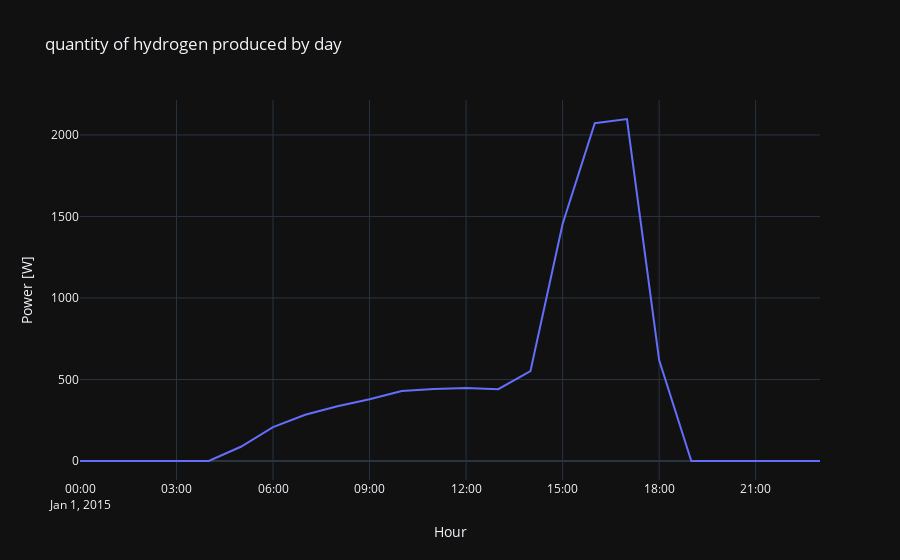

The notebook cell this image was saved under:
### Markdown cell above
One day:

### Code cell
DEMO_DAY = '2015-08-05'
trace0= go.Scatter(
    x=df.index,
    y=df['p_mp'][DEMO_DAY]
)


day_fig = go.Figure(data=[trace0],
                layout={'title': 'quantity of hydrogen produced by day', 'xaxis_title':"Hour",'yaxis_title':"Power [W]"})
iplot(day_fig, show_link=False)

### Figure 1 — Plotly figure (JSON) as saved in the notebook; plotly's stock layout.template omitted (floating-point values rounded to 4 significant figures; data arrays with more than 128 entries replaced by an {"elided": "..."} marker saying what was removed)
{"data": [{"x": {"elided": "8760 str values"}, "y": [0.0, 0.0, 0.0, 0.0, 0.0, 87.23, 208.1, 283.4, 335.8, 379.0, 429.8, 441.7, 447.4, 440.6, 550.9, 1454.0, 2072.0, 2098.0, 620.0, 0.0, 0.0, 0.0, 0.0, 0.0], "type": "scatter"}], "layout": {"title": {"text": "quantity of hydrogen produced by day"}, "xaxis": {"title": {"text": "Hour"}}, "yaxis": {"title": {"text": "Power [W]"}}}}
